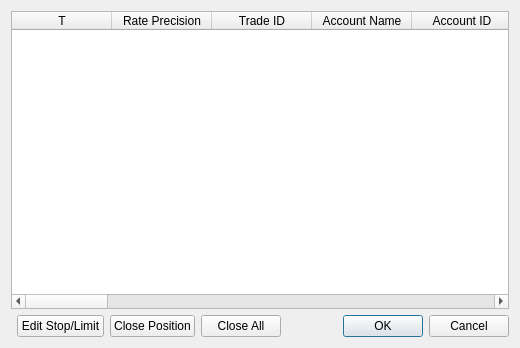
<?xml version="1.0" encoding="UTF-8"?>
<ui version="4.0">
 <class>Positions</class>
 <widget class="QDialog" name="Positions">
  <property name="geometry">
   <rect>
    <x>0</x>
    <y>0</y>
    <width>520</width>
    <height>348</height>
   </rect>
  </property>
  <property name="windowTitle">
   <string>Dialog</string>
  </property>
  <layout class="QGridLayout" name="gridLayout">
   <item row="0" column="0" colspan="6">
    <widget class="QTableWidget" name="tableWidget">
     <property name="selectionBehavior">
      <enum>QAbstractItemView::SelectRows</enum>
     </property>
     <column>
      <property name="text">
       <string>T</string>
      </property>
     </column>
     <column>
      <property name="text">
       <string>Rate Precision</string>
      </property>
     </column>
     <column>
      <property name="text">
       <string>Trade ID</string>
      </property>
     </column>
     <column>
      <property name="text">
       <string>Account Name</string>
      </property>
     </column>
     <column>
      <property name="text">
       <string>Account ID</string>
      </property>
     </column>
     <column>
      <property name="text">
       <string>Roll</string>
      </property>
     </column>
     <column>
      <property name="text">
       <string>Com</string>
      </property>
     </column>
     <column>
      <property name="text">
       <string>Open</string>
      </property>
     </column>
     <column>
      <property name="text">
       <string>Value Date</string>
      </property>
     </column>
     <column>
      <property name="text">
       <string>Gross PL</string>
      </property>
     </column>
     <column>
      <property name="text">
       <string>Close</string>
      </property>
     </column>
     <column>
      <property name="text">
       <string>Visible PL</string>
      </property>
     </column>
     <column>
      <property name="text">
       <string>Is Disabled</string>
      </property>
     </column>
     <column>
      <property name="text">
       <string>Currency</string>
      </property>
     </column>
     <column>
      <property name="text">
       <string>Is Buy</string>
      </property>
     </column>
     <column>
      <property name="text">
       <string>Amount K</string>
      </property>
     </column>
     <column>
      <property name="text">
       <string>Currency Point</string>
      </property>
     </column>
     <column>
      <property name="text">
       <string>Time</string>
      </property>
     </column>
     <column>
      <property name="text">
       <string>Used Margin</string>
      </property>
     </column>
     <column>
      <property name="text">
       <string>Stop</string>
      </property>
     </column>
     <column>
      <property name="text">
       <string>Stop Move</string>
      </property>
     </column>
     <column>
      <property name="text">
       <string>Limit</string>
      </property>
     </column>
     <column>
      <property name="text">
       <string>Maker</string>
      </property>
     </column>
    </widget>
   </item>
   <item row="2" column="3">
    <widget class="QPushButton" name="pushButton">
     <property name="text">
      <string>Close All</string>
     </property>
    </widget>
   </item>
   <item row="2" column="5">
    <widget class="QDialogButtonBox" name="buttonBox">
     <property name="orientation">
      <enum>Qt::Horizontal</enum>
     </property>
     <property name="standardButtons">
      <set>QDialogButtonBox::Cancel|QDialogButtonBox::Ok</set>
     </property>
    </widget>
   </item>
   <item row="2" column="1">
    <widget class="QPushButton" name="pushButton_3">
     <property name="text">
      <string>Edit Stop/Limit</string>
     </property>
    </widget>
   </item>
   <item row="2" column="2">
    <widget class="QPushButton" name="pushButton_2">
     <property name="text">
      <string>Close Position</string>
     </property>
    </widget>
   </item>
  </layout>
 </widget>
 <resources/>
 <connections>
  <connection>
   <sender>buttonBox</sender>
   <signal>accepted()</signal>
   <receiver>Positions</receiver>
   <slot>accept()</slot>
   <hints>
    <hint type="sourcelabel">
     <x>248</x>
     <y>254</y>
    </hint>
    <hint type="destinationlabel">
     <x>157</x>
     <y>274</y>
    </hint>
   </hints>
  </connection>
  <connection>
   <sender>buttonBox</sender>
   <signal>rejected()</signal>
   <receiver>Positions</receiver>
   <slot>reject()</slot>
   <hints>
    <hint type="sourcelabel">
     <x>316</x>
     <y>260</y>
    </hint>
    <hint type="destinationlabel">
     <x>286</x>
     <y>274</y>
    </hint>
   </hints>
  </connection>
 </connections>
</ui>
